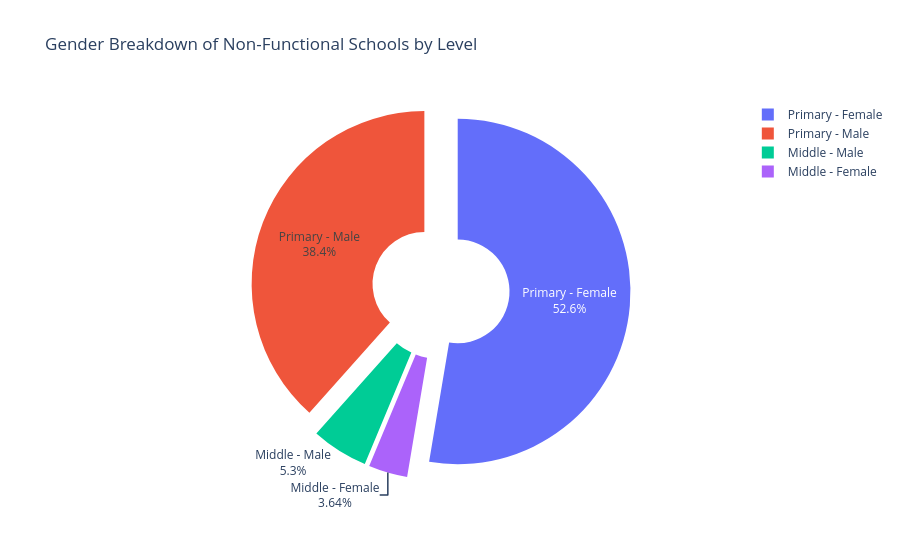

Notebook source saved alongside this figure:
### Markdown cell above
##### Combined Summary

### Code cell
import plotly.express as px
import pandas as pd

# Step 1: Prepare data for gender breakdown summary
summary = pd.DataFrame({
    'Level': ['Primary - Male', 'Primary - Female', 'Middle - Male', 'Middle - Female'],
    'Nonfunctional': [
        primary_totals['Male'].sum(), primary_totals['Female'].sum(),
        middle_totals['Male'].sum(), middle_totals['Female'].sum()
    ]
})

# Step 2: Create Pie Chart (Donut chart)
fig = px.pie(
    summary,
    values='Nonfunctional',
    names='Level',
    title="Gender Breakdown of Non-Functional Schools by Level",
    hole=0.3  # Create a donut chart
)

# Step 3: Customize the chart
fig.update_traces(textinfo='percent+label', pull=[0.1, 0.1, 0.1, 0.1])  # Optionally pull the slices out for emphasis

# Show the pie chart
fig.show()

### Figure 1 — Plotly figure (JSON) as saved in the notebook; plotly's stock layout.template omitted (floating-point values rounded to 4 significant figures)
{"data": [{"domain": {"x": [0, 1], "y": [0, 1]}, "hole": 0.3, "hovertemplate": "Level=%{label}<br>Nonfunctional=%{value}<extra></extra>", "labels": ["Primary - Male", "Primary - Female", "Middle - Male", "Middle - Female"], "legendgroup": "", "name": "", "pull": [0.1, 0.1, 0.1, 0.1], "showlegend": true, "textinfo": "percent+label", "type": "pie", "values": [116.0, 159.0, 16.0, 11.0]}], "layout": {"legend": {"tracegroupgap": 0}, "title": {"text": "Gender Breakdown of Non-Functional Schools by Level"}}}
